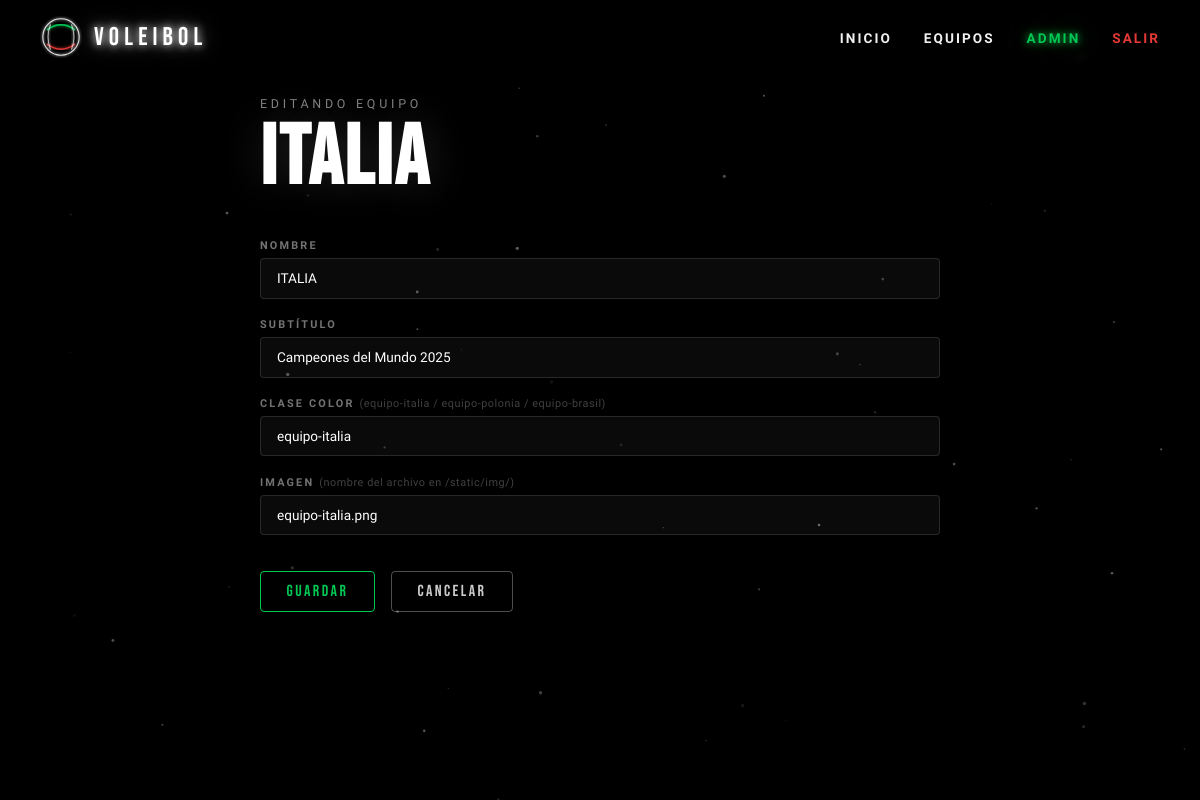
The app's page /equipos/admin-panel/equipo/1/editar/ (signed in) with its own data.
### equipos/models.py (models this page shows, shortened)
class Equipo(models.Model):
    slug        = models.SlugField(unique=True)          # 'italia', 'polonia', 'brasil'
    nombre      = models.CharField(max_length=100)       # 'ITALIA'
    subtitulo   = models.CharField(max_length=200)
    clase_color = models.CharField(max_length=50)        # 'equipo-italia'
    imagen      = models.CharField(max_length=100)       # 'equipo-italia.png'
    class Meta:
        verbose_name = 'Equipo'
        verbose_name_plural = 'Equipos'

### equipos/views.py (the view, shortened to what this page needs)
# urls.py: path('admin-panel/equipo/<int:pk>/editar/',     views.equipo_form,      name='equipo_editar'),
@login_required
def equipo_form(request, pk=None):
    equipo = get_object_or_404(Equipo, pk=pk) if pk else None
    return render(request, 'equipos/admin/equipo_form.html', {'equipo': equipo})

### templates/equipos/admin/equipo_form.html (shortened to what this page needs)
{% extends 'equipos/admin/base_admin.html' %}
{% block contenido %}
<div class="form-wrap">
  <p class="texto-subtitulo">{% if equipo %}Editando{% else %}Nuevo{% endif %} equipo</p>
  <h1 class="texto-titulo">{% if equipo %}{{ equipo.nombre }}{% else %}CREAR <span class="acento-verde">EQUIPO</span>{% endif %}</h1>
  <form method="post" class="admin-form">
    <div class="campo">
      <label>NOMBRE</label>
      <input type="text" name="nombre" required placeholder="ITALIA" value="{{ equipo.nombre|default:'' }}"/>
    </div>
    <div class="campo">
      <label>SUBTÍTULO</label>
      <input type="text" name="subtitulo" required placeholder="Campeones del Mundo 2025" value="{{ equipo.subtitulo|default:'' }}"/>
    </div>
    <div class="campo">
      <label>CLASE COLOR <span class="campo-hint">(equipo-italia / equipo-polonia / equipo-brasil)</span></label>
      <input type="text" name="clase_color" required placeholder="equipo-italia" value="{{ equipo.clase_color|default:'' }}"/>
    </div>
    <div class="campo">
      <label>IMAGEN <span class="campo-hint">(nombre del archivo en /static/img/)</span></label>
      <input type="text" name="imagen" required placeholder="equipo-italia.png" value="{{ equipo.imagen|default:'' }}"/>
    </div>
    <div class="form-botones">
      <button type="submit" class="btn-admin btn-verde">GUARDAR</button>
      <a href="{% url 'admin_panel' %}" class="btn-admin btn-blanco">CANCELAR</a>
    </div>
  </form>
</div>
{% endblock %}

### static/css/estilos.css (style rules this page uses)
:root { --negro: #000000; --negro-suave: #050505; --blanco: #ffffff; --blanco-suave: #F0F0F0; --verde: #00C853; --rojo: #E53935; --rojo-vivo: #FF1744; --fuente-titulo: 'Bebas Neue', sans-serif; --fuente-cuerpo: 'Chakra Petch', sans-serif; --brillo-blanco: 0 0 8px #fff, 0 0 20px rgba(255,255,255,0.6); --brillo-verde: 0 0 8px #00C853, 0 0 25px rgba(0,200,83,0.5); --brillo-rojo: 0 0 8px #E53935, 0 0 25px rgba(229,57,53,0.5); }
*, *::before, *::after { margin: 0; padding: 0; box-sizing: border-box; }
html { scroll-behavior: smooth; }
body { background: var(--negro); color: var(--blanco); font-family: var(--fuente-cuerpo); overflow-x: hidden; }
.texto-subtitulo { font-family: var(--fuente-cuerpo); font-size: 0.78rem; font-weight: 300; letter-spacing: 0.3em; text-transform: uppercase; color: rgba(255,255,255,0.5); margin-bottom: 0.5rem; }
.texto-titulo { font-family: var(--fuente-titulo); font-size: clamp(3.5rem, 7vw, 6.5rem); line-height: 0.95; letter-spacing: 0.03em; color: var(--blanco); text-shadow: 0 0 40px rgba(255,255,255,0.15); margin-bottom: 1.2rem; }

### static/css/admin.css (style rules this page uses)
.admin-body { overflow-x: hidden; overflow-y: auto; }
.btn-admin { display: inline-flex; align-items: center; justify-content: center; font-family: var(--fuente-titulo); letter-spacing: .15em; text-decoration: none; border: 1px solid; border-radius: 4px; cursor: pointer; transition: background .25s, border-color .25s, box-shadow .25s, color .25s; white-space: nowrap; background: transparent; }
.btn-admin:not(.btn-sm):not(.btn-xs) { font-size: 1rem; padding: .65rem 1.6rem; }
.btn-verde { border-color: var(--verde); color: var(--verde); }
.btn-blanco { border-color: rgba(255,255,255,.3); color: rgba(255,255,255,.8); }
.form-wrap { max-width: 680px; margin: 0 auto; }
.form-wrap .texto-titulo { margin-bottom: 2.5rem; }
.admin-form { display: flex; flex-direction: column; gap: 1.2rem; }
.campo { display: flex; flex-direction: column; gap: .4rem; }
.campo label { font-family: var(--fuente-cuerpo); font-size: .68rem; font-weight: 600; letter-spacing: .2em; text-transform: uppercase; color: rgba(255,255,255,.45); }
.campo-hint { font-weight: 300; letter-spacing: .05em; color: rgba(255,255,255,.25); text-transform: none; }
.campo input, .campo select { background: rgba(255,255,255,.04); border: 1px solid rgba(255,255,255,.12); border-radius: 4px; padding: .7rem 1rem; color: #fff; font-family: var(--fuente-cuerpo); font-size: .85rem; transition: border-color .25s, box-shadow .25s; outline: none; -webkit-appearance: none; }
.form-botones { display: flex; gap: 1rem; margin-top: 1rem; }

### records on screen
Equipo: nombre "ITALIA", subtitulo "Campeones del Mundo 2025", clase_color "equipo-italia", imagen "equipo-italia.png"
